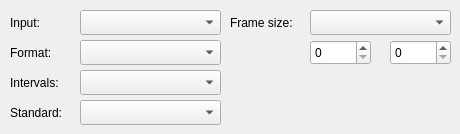
        <widget class="QWidget" name="tabDevicePorperties">
         <attribute name="title">
          <string>Properties</string>
         </attribute>
         <widget class="QComboBox" name="comboBoxCaptureDevicePropertiesInput">
          <property name="geometry">
           <rect>
            <x>80</x>
            <y>10</y>
            <width>141</width>
            <height>25</height>
           </rect>
          </property>
          <property name="minimumSize">
           <size>
            <width>0</width>
            <height>25</height>
           </size>
          </property>
          <property name="maximumSize">
           <size>
            <width>16777215</width>
            <height>25</height>
           </size>
          </property>
         </widget>
         <widget class="QLabel" name="labelCaptureDevicePropertiesInput">
          <property name="geometry">
           <rect>
            <x>10</x>
            <y>10</y>
            <width>61</width>
            <height>25</height>
           </rect>
          </property>
          <property name="minimumSize">
           <size>
            <width>0</width>
            <height>25</height>
           </size>
          </property>
          <property name="maximumSize">
           <size>
            <width>16777215</width>
            <height>25</height>
           </size>
          </property>
          <property name="text">
           <string>Input:</string>
          </property>
         </widget>
         <widget class="QLabel" name="labelCaptureDevicePropertiesFormat">
          <property name="geometry">
           <rect>
            <x>10</x>
            <y>40</y>
            <width>61</width>
            <height>25</height>
           </rect>
          </property>
          <property name="minimumSize">
           <size>
            <width>0</width>
            <height>25</height>
           </size>
          </property>
          <property name="maximumSize">
           <size>
            <width>16777215</width>
            <height>25</height>
           </size>
          </property>
          <property name="text">
           <string>Format:</string>
          </property>
         </widget>
         <widget class="QComboBox" name="comboBoxCaptureDevicePropertiesFormat">
          <property name="geometry">
           <rect>
            <x>80</x>
            <y>40</y>
            <width>141</width>
            <height>25</height>
           </rect>
          </property>
          <property name="minimumSize">
           <size>
            <width>0</width>
            <height>25</height>
           </size>
          </property>
          <property name="maximumSize">
           <size>
            <width>16777215</width>
            <height>25</height>
           </size>
          </property>
         </widget>
         <widget class="QComboBox" name="comboBoxCaptureDevicePropertiesIntervals">
          <property name="geometry">
           <rect>
            <x>80</x>
            <y>70</y>
            <width>141</width>
            <height>25</height>
           </rect>
          </property>
          <property name="minimumSize">
           <size>
            <width>0</width>
            <height>25</height>
           </size>
          </property>
          <property name="maximumSize">
           <size>
            <width>16777215</width>
            <height>25</height>
           </size>
          </property>
         </widget>
         <widget class="QLabel" name="labelCaptureDevicePropertiesInterval">
          <property name="geometry">
           <rect>
            <x>10</x>
            <y>70</y>
            <width>61</width>
            <height>25</height>
           </rect>
          </property>
          <property name="minimumSize">
           <size>
            <width>0</width>
            <height>25</height>
           </size>
          </property>
          <property name="maximumSize">
           <size>
            <width>16777215</width>
            <height>25</height>
           </size>
          </property>
          <property name="text">
           <string>Intervals:</string>
          </property>
         </widget>
         <widget class="QLabel" name="labelCaptureDevicePropertiesStandard">
          <property name="geometry">
           <rect>
            <x>10</x>
            <y>100</y>
            <width>71</width>
            <height>25</height>
           </rect>
          </property>
          <property name="minimumSize">
           <size>
            <width>0</width>
            <height>25</height>
           </size>
          </property>
          <property name="maximumSize">
           <size>
            <width>16777215</width>
            <height>25</height>
           </size>
          </property>
          <property name="text">
           <string>Standard:</string>
          </property>
         </widget>
         <widget class="QComboBox" name="comboBoxCaptureDevicePropertiesFrameSize">
          <property name="geometry">
           <rect>
            <x>310</x>
            <y>10</y>
            <width>141</width>
            <height>25</height>
           </rect>
          </property>
          <property name="minimumSize">
           <size>
            <width>0</width>
            <height>25</height>
           </size>
          </property>
          <property name="maximumSize">
           <size>
            <width>16777215</width>
            <height>25</height>
           </size>
          </property>
         </widget>
         <widget class="QComboBox" name="comboBoxCaptureDevicePropertiesStandard">
          <property name="geometry">
           <rect>
            <x>80</x>
            <y>100</y>
            <width>141</width>
            <height>25</height>
           </rect>
          </property>
          <property name="minimumSize">
           <size>
            <width>0</width>
            <height>25</height>
           </size>
          </property>
          <property name="maximumSize">
           <size>
            <width>16777215</width>
            <height>25</height>
           </size>
          </property>
         </widget>
         <widget class="QLabel" name="labelCaptureDevicePropertiesFameSize">
          <property name="geometry">
           <rect>
            <x>230</x>
            <y>10</y>
            <width>71</width>
            <height>25</height>
           </rect>
          </property>
          <property name="minimumSize">
           <size>
            <width>0</width>
            <height>25</height>
           </size>
          </property>
          <property name="maximumSize">
           <size>
            <width>16777215</width>
            <height>25</height>
           </size>
          </property>
          <property name="text">
           <string>Frame size:</string>
          </property>
         </widget>
         <widget class="QSpinBox" name="spinBoxCaptureDevicePropertiesFrameSizeWidth">
          <property name="geometry">
           <rect>
            <x>310</x>
            <y>40</y>
            <width>61</width>
            <height>25</height>
           </rect>
          </property>
          <property name="minimumSize">
           <size>
            <width>0</width>
            <height>25</height>
           </size>
          </property>
          <property name="maximumSize">
           <size>
            <width>16777215</width>
            <height>25</height>
           </size>
          </property>
         </widget>
         <widget class="QSpinBox" name="spinBoxCaptureDevicePropertiesFrameSizeHeight">
          <property name="geometry">
           <rect>
            <x>390</x>
            <y>40</y>
            <width>61</width>
            <height>25</height>
           </rect>
          </property>
          <property name="minimumSize">
           <size>
            <width>0</width>
            <height>25</height>
           </size>
          </property>
          <property name="maximumSize">
           <size>
            <width>16777215</width>
            <height>25</height>
           </size>
          </property>
         </widget>
        </widget>
